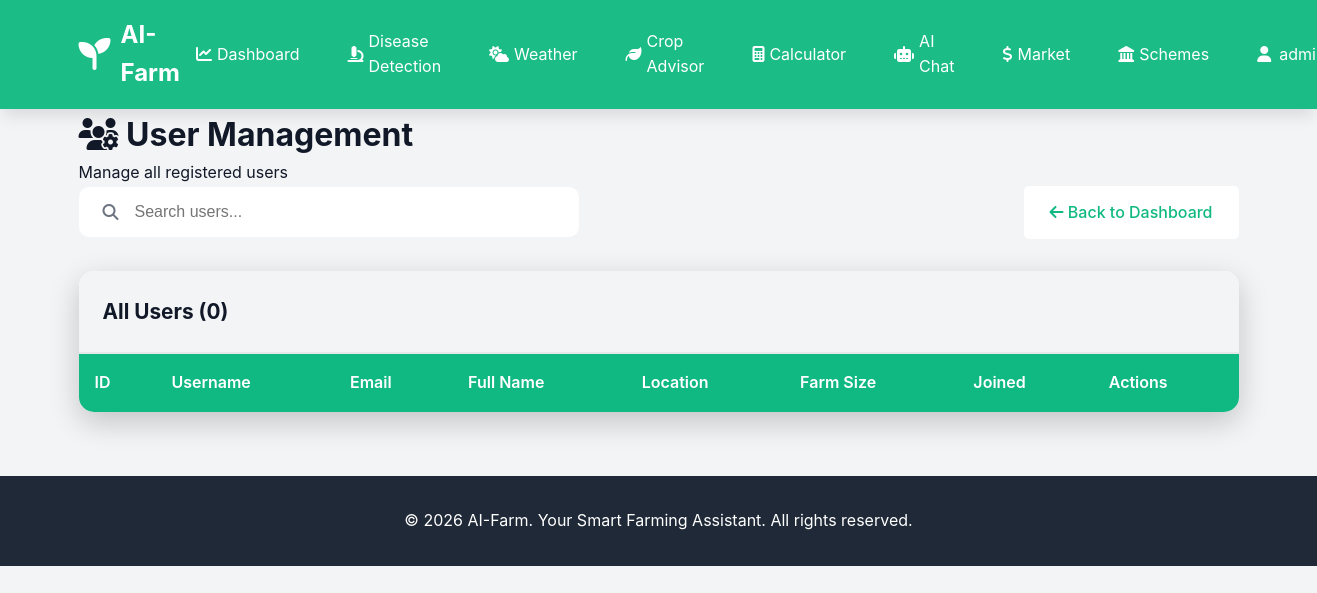
/admin/users (signed in), run on an earlier commit of the app's database.
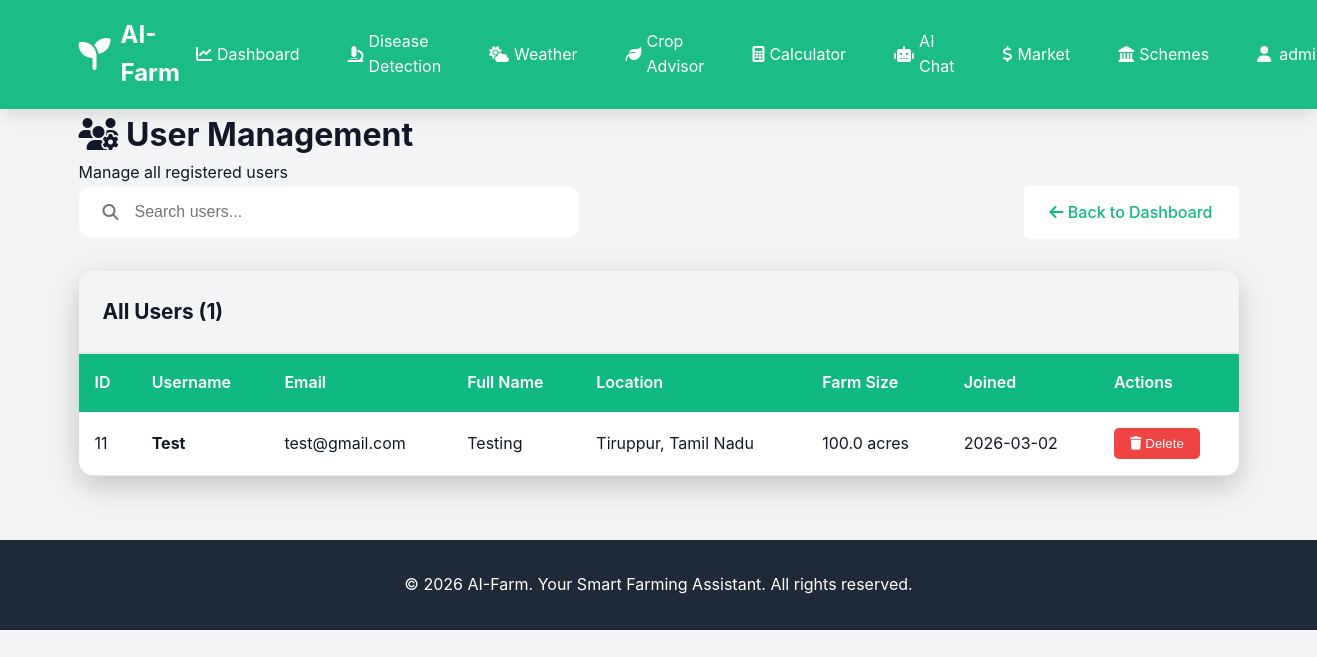
And on a later commit of the database.
### tables this page shows
CREATE TABLE users
                 (id INTEGER PRIMARY KEY AUTOINCREMENT,
                  username TEXT UNIQUE NOT NULL,
                  email TEXT UNIQUE NOT NULL,
                  password TEXT NOT NULL,
                  full_name TEXT,
                  farm_location TEXT,
                  farm_size REAL,
                  is_admin INTEGER DEFAULT 0,
                  created_at TIMESTAMP DEFAULT CURRENT_TIMESTAMP);

### app.py (the view)
@app.route('/admin/users')
@admin_required
def admin_users():
    conn = sqlite3.connect('aifarm.db')
    conn.row_factory = sqlite3.Row
    c = conn.cursor()
    c.execute('SELECT * FROM users WHERE is_admin = 0 ORDER BY created_at DESC')
    users = c.fetchall()
    conn.close()
    return render_template('admin_users.html', users=users)

### app.py (called while the page is built)
def admin_required(f):
    @wraps(f)
    def decorated_function(*args, **kwargs):
        if 'user_id' not in session:
            flash('Please log in to access this page.', 'warning')
            return redirect(url_for('login'))
        conn = sqlite3.connect('aifarm.db')
        conn.row_factory = sqlite3.Row
        c = conn.cursor()
        c.execute('SELECT is_admin FROM users WHERE id = ?', (session['user_id'],))
        user = c.fetchone()
        conn.close()
        if not user or not user['is_admin']:
            flash('Access denied. Admin privileges required.', 'error')
            return redirect(url_for('dashboard'))
        return f(*args, **kwargs)
    return decorated_function

### templates/admin_users.html (shortened to what this page needs)
{% extends "base.html" %}
{% block content %}
<div class="admin-container">
    <div class="container">
        <div class="admin-header">
            <h1><i class="fas fa-users-cog"></i> User Management</h1>
            <p>Manage all registered users</p>
        </div>
        <div class="admin-toolbar">
            <div class="search-box">
                <i class="fas fa-search"></i>
                <input type="text" id="searchUsers" placeholder="Search users...">
            </div>
            <a href="{{ url_for('admin_panel') }}" class="btn btn-secondary">
                <i class="fas fa-arrow-left"></i> Back to Dashboard
            </a>
        </div>
        <div class="users-card">
            <div class="card-header">
                <h2>All Users ({{ users|length }})</h2>
            </div>
            <div class="table-responsive">
                <table class="users-table">
                    <thead>
                        <tr>
                            <th>ID</th>
                            <th>Username</th>
                            <th>Email</th>
                            <th>Full Name</th>
                            <th>Location</th>
                            <th>Farm Size</th>
                            <th>Joined</th>
                            <th>Actions</th>
                        </tr>
                    </thead>
                    <tbody>
                        {% for user in users %}
                        <tr>
                            <td>{{ user.id }}</td>
                            <td><strong>{{ user.username }}</strong></td>
                            <td>{{ user.email }}</td>
                            <td>{{ user.full_name or 'N/A' }}</td>
                            <td>{{ user.farm_location or 'N/A' }}</td>
                            <td>{{ user.farm_size or 'N/A' }} acres</td>
                            <td>{{ user.created_at[:10] }}</td>
                            <td>
                                <button onclick="deleteUser({{ user.id }}, '{{ user.username }}')" class="btn-delete">
                                    <i class="fas fa-trash"></i> Delete
                                </button>
                            </td>
                        </tr>
                        {% endfor %}
                    </tbody>
                </table>
            </div>
        </div>
    </div>
</div>
{% endblock %}

What changed in the data, as far as the page shows it:
added users: id "11", username "Test", email "test@gmail.com", full_name "Testing", farm_location "Tiruppur, Tamil Nadu", farm_size "100.0", created_at "2026-03-02"
Also different on the page:
{{ users|length }}: "0" → "1"
